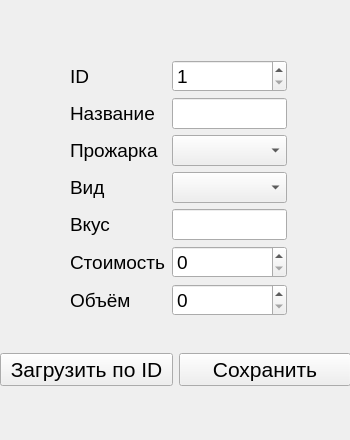
<?xml version="1.0" encoding="UTF-8"?>
<ui version="4.0">
 <class>MainWindow</class>
 <widget class="QMainWindow" name="MainWindow">
  <property name="geometry">
   <rect>
    <x>0</x>
    <y>0</y>
    <width>350</width>
    <height>440</height>
   </rect>
  </property>
  <property name="minimumSize">
   <size>
    <width>350</width>
    <height>440</height>
   </size>
  </property>
  <property name="windowTitle">
   <string>MainWindow</string>
  </property>
  <widget class="QWidget" name="centralwidget">
   <widget class="QWidget" name="formLayoutWidget">
    <property name="geometry">
     <rect>
      <x>70</x>
      <y>60</y>
      <width>217</width>
      <height>270</height>
     </rect>
    </property>
    <layout class="QFormLayout" name="formLayout">
     <item row="0" column="0">
      <widget class="QLabel" name="label">
       <property name="font">
        <font>
         <pointsize>14</pointsize>
        </font>
       </property>
       <property name="text">
        <string>ID</string>
       </property>
      </widget>
     </item>
     <item row="0" column="1">
      <widget class="QSpinBox" name="id_inp">
       <property name="font">
        <font>
         <pointsize>14</pointsize>
        </font>
       </property>
       <property name="minimum">
        <number>1</number>
       </property>
       <property name="maximum">
        <number>999999999</number>
       </property>
      </widget>
     </item>
     <item row="1" column="0">
      <widget class="QLabel" name="label_2">
       <property name="font">
        <font>
         <pointsize>14</pointsize>
        </font>
       </property>
       <property name="text">
        <string>Название</string>
       </property>
      </widget>
     </item>
     <item row="1" column="1">
      <widget class="QLineEdit" name="name">
       <property name="font">
        <font>
         <pointsize>14</pointsize>
        </font>
       </property>
      </widget>
     </item>
     <item row="2" column="1">
      <widget class="QComboBox" name="roast">
       <property name="font">
        <font>
         <pointsize>14</pointsize>
        </font>
       </property>
      </widget>
     </item>
     <item row="3" column="0">
      <widget class="QLabel" name="label_4">
       <property name="font">
        <font>
         <pointsize>14</pointsize>
        </font>
       </property>
       <property name="text">
        <string>Вид</string>
       </property>
      </widget>
     </item>
     <item row="3" column="1">
      <widget class="QComboBox" name="type">
       <property name="font">
        <font>
         <pointsize>14</pointsize>
        </font>
       </property>
      </widget>
     </item>
     <item row="4" column="0">
      <widget class="QLabel" name="label_5">
       <property name="font">
        <font>
         <pointsize>14</pointsize>
        </font>
       </property>
       <property name="text">
        <string>Вкус</string>
       </property>
      </widget>
     </item>
     <item row="4" column="1">
      <widget class="QLineEdit" name="taste">
       <property name="font">
        <font>
         <pointsize>14</pointsize>
        </font>
       </property>
      </widget>
     </item>
     <item row="5" column="0">
      <widget class="QLabel" name="label_6">
       <property name="font">
        <font>
         <pointsize>14</pointsize>
        </font>
       </property>
       <property name="text">
        <string>Стоимость</string>
       </property>
      </widget>
     </item>
     <item row="5" column="1">
      <widget class="QSpinBox" name="cost">
       <property name="font">
        <font>
         <pointsize>14</pointsize>
        </font>
       </property>
       <property name="minimum">
        <number>0</number>
       </property>
       <property name="maximum">
        <number>999999999</number>
       </property>
      </widget>
     </item>
     <item row="6" column="0">
      <widget class="QLabel" name="label_7">
       <property name="font">
        <font>
         <pointsize>14</pointsize>
        </font>
       </property>
       <property name="text">
        <string>Объём</string>
       </property>
      </widget>
     </item>
     <item row="6" column="1">
      <widget class="QSpinBox" name="volume">
       <property name="font">
        <font>
         <pointsize>14</pointsize>
        </font>
       </property>
       <property name="minimum">
        <number>0</number>
       </property>
       <property name="maximum">
        <number>999999999</number>
       </property>
      </widget>
     </item>
     <item row="2" column="0">
      <widget class="QLabel" name="label_3">
       <property name="font">
        <font>
         <pointsize>14</pointsize>
        </font>
       </property>
       <property name="text">
        <string>Прожарка</string>
       </property>
      </widget>
     </item>
    </layout>
   </widget>
   <widget class="QWidget" name="horizontalLayoutWidget">
    <property name="geometry">
     <rect>
      <x>0</x>
      <y>330</y>
      <width>351</width>
      <height>80</height>
     </rect>
    </property>
    <layout class="QHBoxLayout" name="horizontalLayout">
     <item>
      <widget class="QPushButton" name="load_btn">
       <property name="font">
        <font>
         <pointsize>16</pointsize>
        </font>
       </property>
       <property name="text">
        <string>Загрузить по ID</string>
       </property>
      </widget>
     </item>
     <item>
      <widget class="QPushButton" name="save_btn">
       <property name="font">
        <font>
         <pointsize>16</pointsize>
        </font>
       </property>
       <property name="text">
        <string>Сохранить</string>
       </property>
      </widget>
     </item>
    </layout>
   </widget>
   <widget class="QLabel" name="err">
    <property name="geometry">
     <rect>
      <x>0</x>
      <y>410</y>
      <width>351</width>
      <height>21</height>
     </rect>
    </property>
    <property name="font">
     <font>
      <pointsize>12</pointsize>
     </font>
    </property>
    <property name="text">
     <string/>
    </property>
    <property name="alignment">
     <set>Qt::AlignCenter</set>
    </property>
   </widget>
  </widget>
 </widget>
 <resources/>
 <connections/>
</ui>
